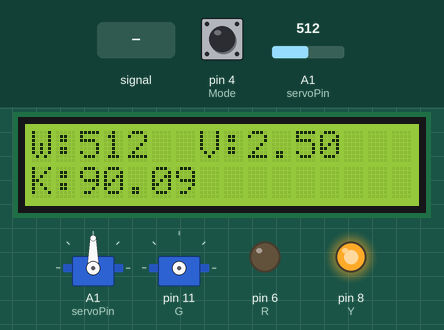
This sketch was run on a simulated Arduino Uno, built with avr-gcc and run on an emulated ATmega328P. Shown: 2 × servo, 16×2 character LCD, output pins drawn as LEDs (lit = HIGH). Wiring (inferred from the names in the program): servo: signal pin 11. Dashed ring = blinking. Inputs (shaded band) come from the test bench; at power-on: pin 4 (Mode) LOW, A1 (servoPin) = 512. Servo pulses on a pin are drawn as a servo (544–2400 µs = 0–180°); pins used as bus, display or sensor lines are not drawn; what the sketch prints to the serial monitor is not drawn.

Above: at 2.7 s.
2.8 s: pin 4 (Mode) pulled HIGH for 0.15 s
At 3.8 s:
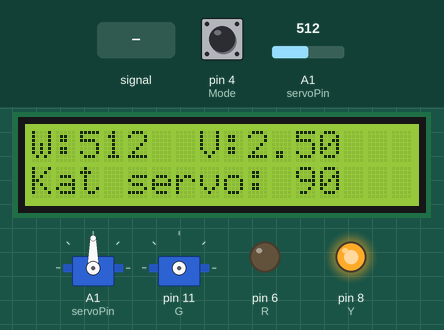
4.4 s: A1 (servoPin) fed a 200 Hz sine of ±460 counts around its level
At 5.48 s:
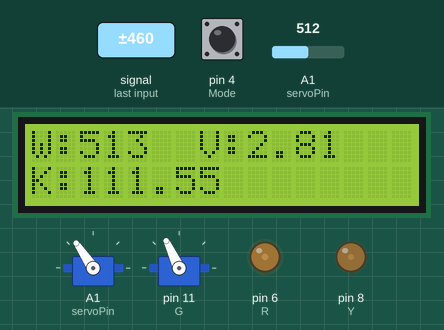
7.1 s: pin 4 (Mode) pulled HIGH for 1 s
At 7.8 s:
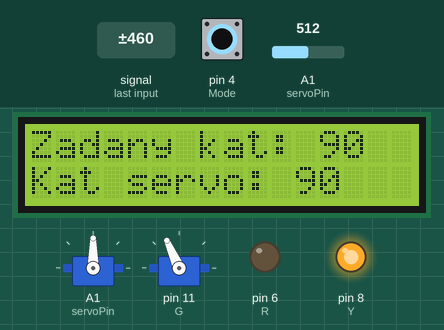
8.7 s: A1 (servoPin) set to 716
At 10.2 s:
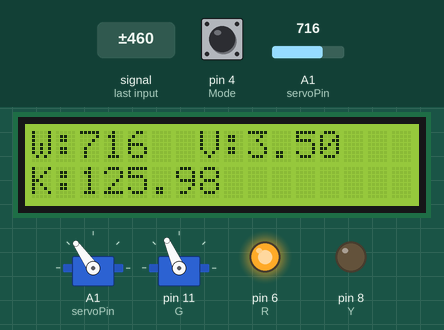
11.0 s: A1 (servoPin) fed a 2 Hz sine of ±306 counts around its level
At 12.07 s:
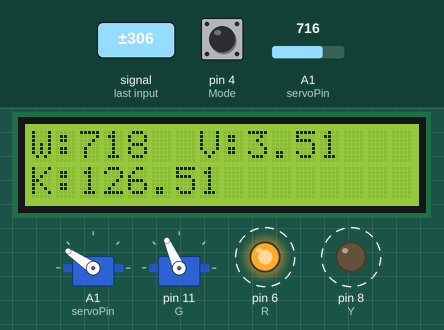
14.0 s: A1 (servoPin) fed a 1000 Hz sine of ±255 counts around its level
At 14.48 s:
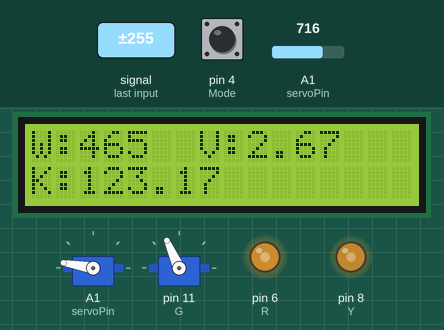
Timing chart, 0 to 31.7 s (numbered marks = the images above; inputs shaded):
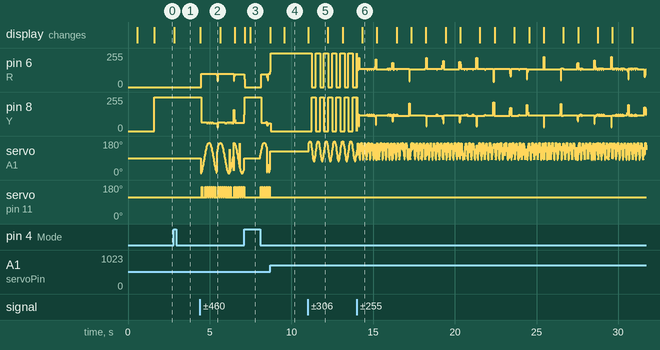

Measured:
- after the input at 2.8 s, the display: changes at once (image 1)
- after the input at 4.4 s, pin 6 (R): 0/255 → 99/255 after 0.07 s, → 95/255 2.0 s later; the display: changes at once (image 2)
- after the input at 7.1 s, the display: first changes after 0.05 s (image 3 shows a later state)
- after the input at 8.7 s, servo on pin 11 (G): stops changing and stays 114°

The sketch:

LCD_diodes_servo.ino
```cpp
#include <Servo.h>
#include <LiquidCrystal_I2C.h>

#define Mode 4
#define R 6
#define Y 8
#define G 11

#define servoPin A1

LiquidCrystal_I2C lcd(0x27, 2, 1, 0, 4, 5, 6, 7, 3, POSITIVE);
Servo servoX;


int pozycja = 0;
int delayPrint = 1000;
unsigned long timerPrint = millis() + delayPrint;
int tempValue = 0;
int angleFromSerial = 90;

const byte numChars = 32;
char receivedInfo[numChars];
String words[numChars];
boolean newData = false;


void setup()
{
  servoX.attach(servoPin);
  Serial.begin(9600);
  configLCD();
  configPins();
}

void loop()
{
  if (Serial.available() > 0)
  {
    angleFromSerial = Serial.parseInt();
  }

  if (digitalRead(Mode))
  {
    SerialServoOperation();
  }
  else
  {
    servoX.write(angleRead(analogRead(servoPin)));
    potStuff();
  }
  LEDReadServo(servoX.read());
}

void SerialServoOperation()
{
  if ((servoX.read() != angleFromSerial) && (angleFromSerial != 0))
  {
    if (angleFromSerial == -1) angleFromSerial = 0;


    Serial.print("Zadany kat: ");
    Serial.println(angleFromSerial);

    lcd.clear();
    lcd.setCursor(0, 0);
    lcd.print("Zadany kat: ");
    lcd.println(angleFromSerial);
    lcd.setCursor(12, 0);

    servoX.write(angleFromSerial);
  }

  if (millis() > timerPrint)
  {
    Serial.print("Serwo znajduje sie w katcie: ");
    Serial.println(servoX.read());
    lcd.setCursor(0, 1);
    lcd.print("Kat servo: ");
    lcd.setCursor(11, 1);
    lcd.println(servoX.read());

    timerPrint = millis() + delayPrint;
  }

}

void configLCD()
{
  lcd.begin(16, 2);
  lcd.backlight();
  lcd.setCursor(0, 0);
  lcd.print("Hello!");
  delay(500);
  lcd.setCursor(0, 1);
  lcd.print("Test LCD");
  delay(1000);
  lcd.clear();
}

void configPins()
{
  pinMode(R, OUTPUT);
  pinMode(G, OUTPUT);
  pinMode(Y, OUTPUT);
  pinMode(Mode, INPUT);
}

void potStuff()
{

  int potValue = analogRead(A1);
  float voltValue = voltRead(analogRead(A1));
  float angleValue = angleRead(analogRead(A1));

  if ((millis() > timerPrint) && (tempValue != potValue))
  {
    tempValue = potValue;

    lcd.clear();
    lcd.setCursor(0, 0);
    lcd.print("W:");
    lcd.setCursor(2, 0);
    lcd.print(potValue);
    lcd.setCursor(7, 0);
    lcd.print("V:");
    lcd.setCursor(9, 0);
    lcd.print(voltValue);
    lcd.setCursor(0, 1);
    lcd.print("K:");
    lcd.setCursor(2, 1);
    lcd.print(angleValue);

    Serial.print("Wartosc surowa: ");
    Serial.println(potValue);
    Serial.print("Wartosc napiecia: ");
    Serial.println(voltValue, 2);
    Serial.print("Wartosc kata: ");
    Serial.println(angleValue, 2);
    timerPrint = millis() + delayPrint;
  }
}

void LEDReadServo(int angleValue)
{
  if (angleValue > 120)
  {
    digitalWrite(G, LOW);
    digitalWrite(Y, LOW);
    digitalWrite(R, HIGH);
  }
  else if (angleValue < 60)
  {
    digitalWrite(G, HIGH);
    digitalWrite(Y, LOW);
    digitalWrite(R, LOW);
  }
  else
  {
    digitalWrite(G, LOW);
    digitalWrite(R, LOW);
    digitalWrite(Y, HIGH);
  }
}

float voltRead(int value)
{
  return value * 5.0 / 1023;
}

float angleRead(int value)
{
  return value * 180.0 / 1023;
}
```
